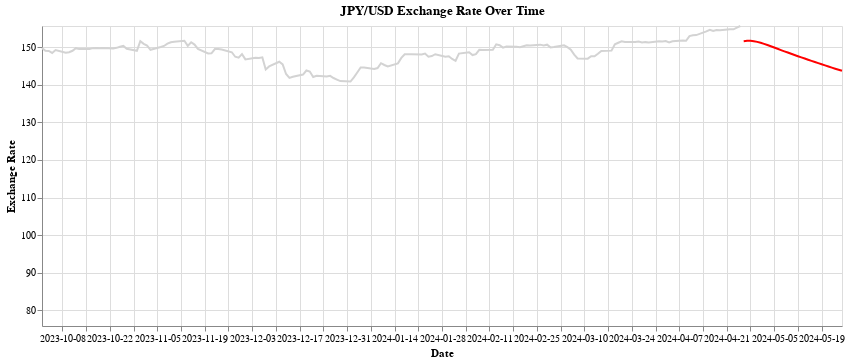

The code cell stored with this chart in its notebook:
### Code cell
start_date = '2023-10-01'
df2 = df1[df1.index >= start_date]
chart = alt.Chart(df2).mark_line().encode(
    x=alt.X('Date:T', axis=alt.Axis(title='Date', format='%Y-%m-%d'), timeUnit='yearmonthdate'),  # 使用timeUnit确保日期以年月日的形式显示
    y=alt.Y('Exchange Rate:Q', axis=alt.Axis(title='Exchange Rate'), scale=alt.Scale(domainMin=min_exchange_rate)),  # 设置最小值为数据的最小值
    color=alt.value('lightgrey'),
    tooltip=['Date:T', 'Exchange Rate:Q']  # 添加悬停提示工具
).properties(
    title='JPY/USD Exchange Rate Over Time',

    width=800  # 设置图表宽度
)
chart2 = alt.Chart(future_df).mark_line().encode(
    x=alt.X('Date:T', axis=alt.Axis(title='Date', format='%Y-%m-%d'), timeUnit='yearmonthdate'),  # 使用timeUnit确保日期以年月日的形式显示
    y=alt.Y('Exchange Rate:Q', axis=alt.Axis(title='Exchange Rate'), scale=alt.Scale(domainMin=min_exchange_rate)),  # 设置最小值为数据的最小值
    color=alt.value('red'),
    tooltip=['Date:T', 'Exchange Rate:Q']  # 添加悬停提示工具
).properties(
    title='JPY/USD Exchange Rate Over Time',

    width=800  # 设置图表宽度
)
chart+chart2

### Figure 1 — Vega-Lite specification as saved in the notebook (floating-point values rounded to 4 significant figures; data arrays with more than 128 entries replaced by an {"elided": "..."} marker saying what was removed)
{"config": {"view": {"continuousWidth": 400, "continuousHeight": 300}}, "layer": [{"data": {"name": "data-f19fc90da6f18dcfdbba1c0bb88bbed0"}, "mark": "line", "encoding": {"color": {"value": "lightgrey"}, "tooltip": [{"field": "Date", "type": "temporal"}, {"field": "Exchange Rate", "type": "quantitative"}], "x": {"axis": {"format": "%Y-%m-%d", "title": "Date"}, "field": "Date", "timeUnit": "yearmonthdate", "type": "temporal"}, "y": {"axis": {"title": "Exchange Rate"}, "field": "Exchange Rate", "scale": {"domainMin": 75.81}, "type": "quantitative"}}, "title": "JPY/USD Exchange Rate Over Time", "width": 800}, {"data": {"name": "data-1662378b67047a281c071f72bbc601ea"}, "mark": "line", "encoding": {"color": {"value": "red"}, "tooltip": [{"field": "Date", "type": "temporal"}, {"field": "Exchange Rate", "type": "quantitative"}], "x": {"axis": {"format": "%Y-%m-%d", "title": "Date"}, "field": "Date", "timeUnit": "yearmonthdate", "type": "temporal"}, "y": {"axis": {"title": "Exchange Rate"}, "field": "Exchange Rate", "scale": {"domainMin": 75.81}, "type": "quantitative"}}, "title": "JPY/USD Exchange Rate Over Time", "width": 800}], "$schema": "https://vega.github.io/schema/vega-lite/v4.17.0.json", "datasets": {"data-f19fc90da6f18dcfdbba1c0bb88bbed0": {"elided": "149 records"}, "data-1662378b67047a281c071f72bbc601ea": [{"Date": "2024-04-26", "Exchange Rate": 151.6}, {"Date": "2024-04-27", "Exchange Rate": 151.7}, {"Date": "2024-04-28", "Exchange Rate": 151.7}, {"Date": "2024-04-29", "Exchange Rate": 151.6}, {"Date": "2024-04-30", "Exchange Rate": 151.4}, {"Date": "2024-05-01", "Exchange Rate": 151.2}, {"Date": "2024-05-02", "Exchange Rate": 150.9}, {"Date": "2024-05-03", "Exchange Rate": 150.6}, {"Date": "2024-05-04", "Exchange Rate": 150.3}, {"Date": "2024-05-05", "Exchange Rate": 149.9}, {"Date": "2024-05-06", "Exchange Rate": 149.6}, {"Date": "2024-05-07", "Exchange Rate": 149.3}, {"Date": "2024-05-08", "Exchange Rate": 148.9}, {"Date": "2024-05-09", "Exchange Rate": 148.6}, {"Date": "2024-05-10", "Exchange Rate": 148.3}, {"Date": "2024-05-11", "Exchange Rate": 147.9}, {"Date": "2024-05-12", "Exchange Rate": 147.6}, {"Date": "2024-05-13", "Exchange Rate": 147.3}, {"Date": "2024-05-14", "Exchange Rate": 147.0}, {"Date": "2024-05-15", "Exchange Rate": 146.7}, {"Date": "2024-05-16", "Exchange Rate": 146.4}, {"Date": "2024-05-17", "Exchange Rate": 146.1}, {"Date": "2024-05-18", "Exchange Rate": 145.8}, {"Date": "2024-05-19", "Exchange Rate": 145.5}, {"Date": "2024-05-20", "Exchange Rate": 145.2}, {"Date": "2024-05-21", "Exchange Rate": 144.9}, {"Date": "2024-05-22", "Exchange Rate": 144.6}, {"Date": "2024-05-23", "Exchange Rate": 144.3}, {"Date": "2024-05-24", "Exchange Rate": 144.0}, {"Date": "2024-05-25", "Exchange Rate": 143.7}]}}
